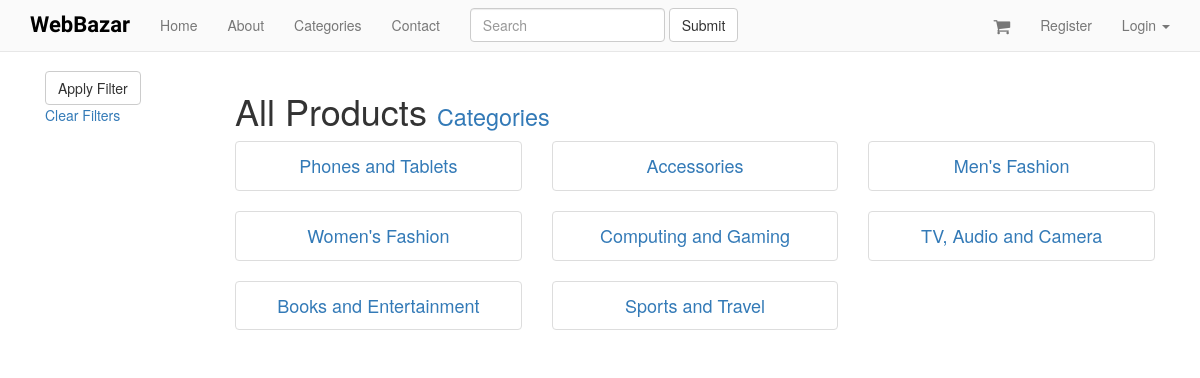
Page /categories/ on the committed database.
### products/models.py (models this page shows, shortened)
class Category(models.Model):
	title = models.CharField(max_length=120, unique=True)
	slug = models.SlugField(unique=True)
	description = models.TextField(null=True, blank=True)
	active = models.BooleanField(default=True)
	timestamp = models.DateTimeField(auto_now_add=True, auto_now=False)
	def get_absolute_url(self):
		return reverse("category_detail", kwargs={"slug": self.slug })

### products/views.py (the view)
class CategoryListView(ListView):
	model = Category
	queryset = Category.objects.all()
	template_name = "products/product_list.html"

### products/templates/products/product_list.html (shortened to what this page needs)
{% extends "base.html" %}
{% load crispy_forms_tags %}
{% block content %}
<div class='col-sm-2'>
<form method="GET" action="{% url 'products' %}">
<input type='submit' value='Apply Filter' class='btn btn-default'>
</form>
<a href="{% url 'products' %}">Clear Filters</a>
</div>
<div class='col-sm-10'>
<h1>All Products <small><a href='{% url "categories" %}'>Categories</a></small></h1>
{% if object_list.count == 0 %}
Nothing found
{% else %}
{% include "products/products.html" with object_list=object_list %}
{% endif %}
</div>
{% endblock %}

### products/templates/products/products.html
<div class='row'>
{% for product in object_list %}
	<div class='col-xs-4 {{ col_class_set }}'>
	{% include "products/product_thumbnail.html" with product=product price="True" %}
	</div>
	{% if not col_class_set %}
{% cycle '' '' '</div><div class="row">' %}
{% endif %}
{% endfor %}
</div>

### products/templates/products/product_thumbnail.html (shortened to what this page needs)
<div class="thumbnail text-center">
<h4><a href='{{ product.get_absolute_url }}'>{{ product.title }}</a></h4>
</div>

### static_in_pro/our_static/css/navbar-static-top.css (style rules this page uses)
body { min-height: 1000px; }

### rows in the picture
Category: title "Phones and Tablets"
Category: title "Accessories"
Category: title "Men's Fashion"
Category: title "Women's Fashion"
Category: title "Computing and Gaming"
Category: title "TV, Audio and Camera"
Category: title "Books and Entertainment"
Category: title "Sports and Travel"
